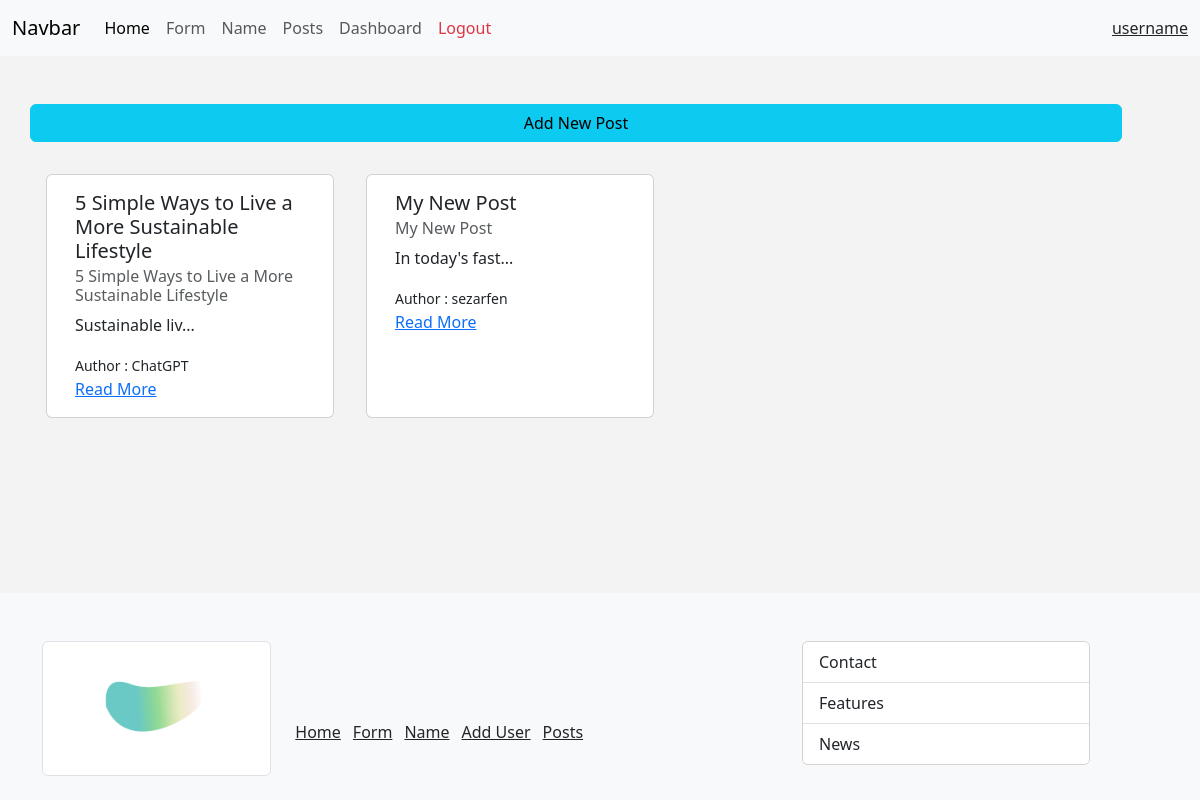
The page /posts (signed in) on the database its author committed.
### main.py (models this page shows, shortened)
class Users(db.Model, UserMixin):
	id = db.Column(db.Integer, primary_key=True)
	username = db.Column(db.String(25), nullable=False) # unique=True causes a problem
	name = db.Column(db.String(55), nullable=False)
	email = db.Column(db.String(125), nullable=False, unique=True)
	date_added = db.Column(db.DateTime, default=datetime.utcnow)
	favorite_color = db.Column(db.String(25))
	password = db.Column(db.String(101), nullable=False)

class Post(db.Model):
	id = db.Column(db.Integer, primary_key = True)
	title = db.Column(db.String(255))
	content = db.Column(db.Text)
	author = db.Column(db.String(255))
	date_posted = db.Column(db.DateTime, default=datetime.utcnow)
	slug = db.Column(db.String(255)) # for a better url example instead of using /blog/1 using /blog/my_blog
	def small_content(self):
		if len(self.content) > 15:
			return self.content[:15] + "..."
		else:
			return self.content

### main.py (the view)
@app.route("/posts", methods=["GET"])
def get_posts():
	posts = Post.query.all()
	return render_template("post/posts.html", posts = posts)

### main.py (called while the page is built)
@login_manager.user_loader
def load_user(user_id):
	return Users.query.get(int(user_id))

### templates/post/posts.html (shortened to what this page needs)
{% extends 'base.html' %}
{% block content %}
<div class="row mb-3">
	<a href="{{url_for('add_post')}}" class="btn btn-info">Add New Post</a>
</div>
<div class="row">
	{% for post in posts%}
		<div class="card m-3" style="width: 18rem;">
			<div class="card-body">
				<h5 class="card-title">{{post.title}}</h5>
				<h6 class="card-subtitle mb-2 text-muted">{{post.title}}</h6>
				<p class="card-text">{{post.small_content()}}</p>
				<small>Author : {{post.author}}</small> <br>
				<a href="{{url_for('get_single_post', slug = post.slug)}}" class="card-link">Read More</a>
			</div>
	</div>
	{%endfor%}
</div>
{% endblock content %}

### templates/shared/navbar.html (shortened to what this page needs)
<nav class="navbar navbar-expand-lg bg-body-tertiary">
	<div class="container-fluid">
	  <a class="navbar-brand" href="{{url_for('index')}}">Navbar</a>
	  <div class="collapse navbar-collapse" id="navbarNav">
		<ul class="navbar-nav">
		  <li class="nav-item">
			<a class="nav-link active" aria-current="page" href="{{url_for('index')}}">Home</a>
		  </li>
		  <li class="nav-item">
			<a class="nav-link" href="{{url_for('form')}}">Form</a>
		  </li>
		  <li class="nav-item">
			<a class="nav-link" href="{{url_for('name')}}">Name</a>
		  </li>
		  <li class="nav-item">
			<a class="nav-link" href="{{url_for('get_posts')}}">Posts</a>
		  </li>
		{% if current_user.is_authenticated %}
		  <li class="nav-item">
			<a class="nav-link" href="{{url_for('get_dashboard')}}">Dashboard</a>
		  </li>
		  <li class="nav-item">
			<a class="nav-link link-danger" href="{{url_for('logout')}}">Logout</a>
		  </li>
		{% else %}
		  <li class="nav-item">
			<a class="nav-link" href="{{url_for('get_login')}}">Login</a>
		  </li>
		{% endif %}
		</ul>
	  </div>
	  {% if current_user.is_authenticated %}
	  <a href="{{url_for('get_dashboard')}}" class="link-dark">
		  {{current_user.username}}
	  </a>
	  {% endif %}
	</div>
  </nav>

### static/css/style.css (style rules this page uses)
body { background-color: rgb(243, 243, 243); display: flex; flex-direction: column; flex-grow: 1; min-height: 100vh; }

### rows shown on the page
Users: username "username"
Post: title "5 Simple Ways to Live a More Sustainable Lifestyle", small_content "Sustainable liv...", author "ChatGPT"
Post: title "My New Post", small_content "In today's fast...", author "sezarfen"
